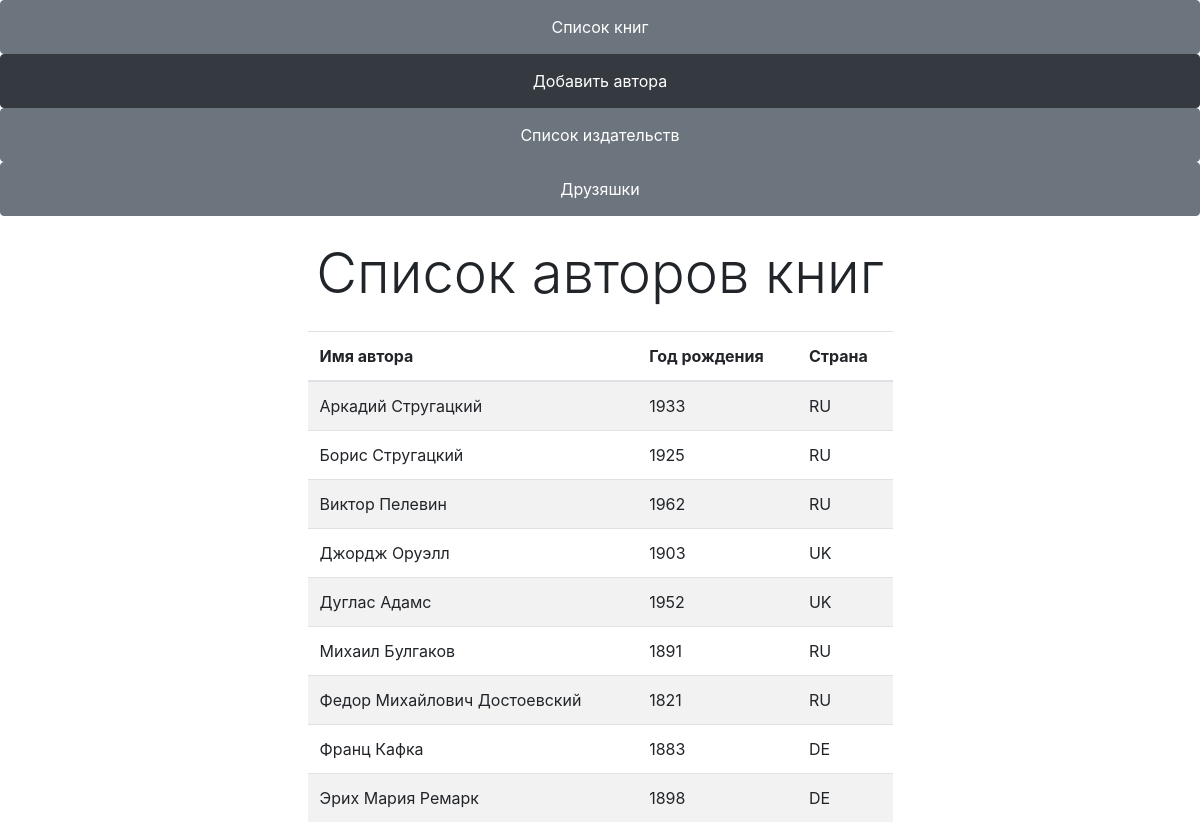
Page /author/ on the committed database.
### p_library/models.py (models this page shows, shortened)
class Author(models.Model):
    full_name = models.CharField(max_length=100, unique=True, verbose_name='Имя')
    birth_year = models.SmallIntegerField(verbose_name='Год рождения автора')
    country = models.CharField(max_length=2, verbose_name='Страна автора')
    class Meta:
        ordering = ["full_name"]

### p_library/views.py (the view)
# urls.py: path('author/', AuthorList.as_view(), name='author_list'),
class AuthorList (ListView):
    model = Author
    template_name = 'author_list.html'
    context_object_name = 'author_list'

### p_library/templates/author_list.html (shortened to what this page needs)
{% extends 'base.html' %}
{% block content %}
    <h3 class="display-4 text-center my-4">Список авторов книг</h3>
    <div class="row">
        <div class="col-md-6 mx-auto">
            <table class="table table-striped">
                <thead>
                    <tr>
                        <th> Имя автора </th>
                        <th> Год рождения </th>
                        <th> Страна </th>
                    </tr>
                </thead>
                <tbody>
                    {% for author in author_list %}
                        <tr>
                            <td>{{ author.full_name }}</td>
                            <td>{{ author.birth_year }}</td>
                            <td>{{ author.country }}</td>
                        </tr>
                    {% endfor %}
                </tbody>
            </table>
        </div>
    </div>
{% endblock %}

### rows in the picture
Author: full_name "Аркадий Стругацкий", birth_year "1933", country "RU"
Author: full_name "Борис Стругацкий", birth_year "1925", country "RU"
Author: full_name "Виктор Пелевин", birth_year "1962", country "RU"
Author: full_name "Джордж Оруэлл", birth_year "1903", country "UK"
Author: full_name "Дуглас Адамс", birth_year "1952", country "UK"
Author: full_name "Михаил Булгаков", birth_year "1891", country "RU"
Author: full_name "Федор Михайлович Достоевский", birth_year "1821", country "RU"
Author: full_name "Франц Кафка", birth_year "1883", country "DE"
Author: full_name "Эрих Мария Ремарк", birth_year "1898", country "DE"
